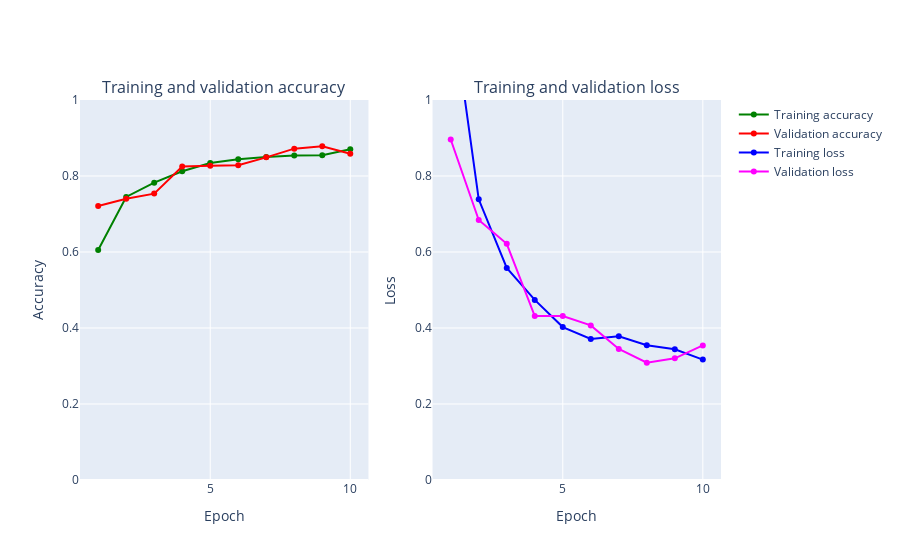

Notebook source saved alongside this figure:
### Code cell
plot_accuracy_and_loss(train_model2)

### Figure 1 — Plotly figure (JSON) as saved in the notebook; plotly's stock layout.template omitted (floating-point values rounded to 4 significant figures)
{"data": [{"marker": {"color": "Green"}, "mode": "markers+lines", "name": "Training accuracy", "text": ["1", "2", "3", "4", "5", "6", "7", "8", "9", "10"], "type": "scatter", "x": [1, 2, 3, 4, 5, 6, 7, 8, 9, 10], "xaxis": "x", "y": [0.605, 0.7449, 0.7824, 0.8123, 0.8341, 0.8441, 0.8501, 0.854, 0.8546, 0.8704], "yaxis": "y"}, {"marker": {"color": "Red"}, "mode": "markers+lines", "name": "Validation accuracy", "text": ["1", "2", "3", "4", "5", "6", "7", "8", "9", "10"], "type": "scatter", "x": [1, 2, 3, 4, 5, 6, 7, 8, 9, 10], "xaxis": "x", "y": [0.721, 0.7403, 0.7536, 0.8249, 0.8273, 0.8285, 0.849, 0.872, 0.878, 0.8587], "yaxis": "y"}, {"marker": {"color": "Blue"}, "mode": "markers+lines", "name": "Training loss", "text": ["1", "2", "3", "4", "5", "6", "7", "8", "9", "10"], "type": "scatter", "x": [1, 2, 3, 4, 5, 6, 7, 8, 9, 10], "xaxis": "x2", "y": [1.27, 0.7388, 0.558, 0.4739, 0.4024, 0.371, 0.3784, 0.3548, 0.3438, 0.3168], "yaxis": "y2"}, {"marker": {"color": "Magenta"}, "mode": "markers+lines", "name": "Validation loss", "text": ["1", "2", "3", "4", "5", "6", "7", "8", "9", "10"], "type": "scatter", "x": [1, 2, 3, 4, 5, 6, 7, 8, 9, 10], "xaxis": "x2", "y": [0.8962, 0.6842, 0.6214, 0.4314, 0.4316, 0.4068, 0.3449, 0.3086, 0.3201, 0.3541], "yaxis": "y2"}], "layout": {"annotations": [{"font": {"size": 16}, "showarrow": false, "text": "Training and validation accuracy", "x": 0.225, "xanchor": "center", "xref": "paper", "y": 1, "yanchor": "bottom", "yref": "paper"}, {"font": {"size": 16}, "showarrow": false, "text": "Training and validation loss", "x": 0.775, "xanchor": "center", "xref": "paper", "y": 1, "yanchor": "bottom", "yref": "paper"}], "xaxis": {"anchor": "y", "domain": [0, 0.45], "title": {"text": "Epoch"}}, "xaxis2": {"anchor": "y2", "domain": [0.55, 1], "title": {"text": "Epoch"}}, "yaxis": {"anchor": "x", "domain": [0, 1], "range": [0, 1], "title": {"text": "Accuracy"}}, "yaxis2": {"anchor": "x2", "domain": [0, 1], "range": [0, 1], "title": {"text": "Loss"}}}}
